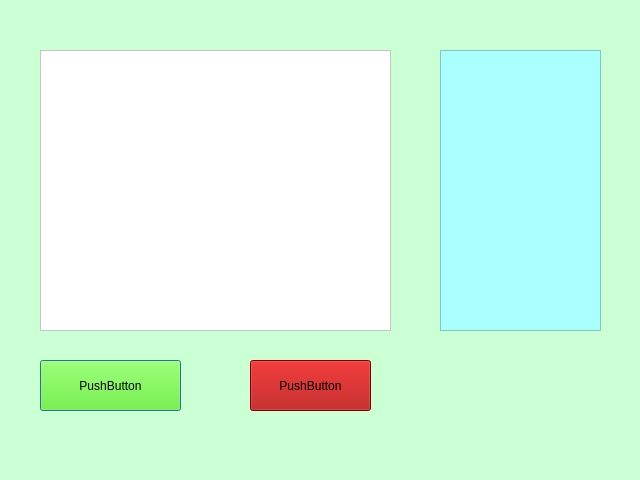
<?xml version="1.0" encoding="UTF-8"?>
<ui version="4.0">
 <class>attendance_module</class>
 <widget class="QDialog" name="attendance_module">
  <property name="geometry">
   <rect>
    <x>0</x>
    <y>0</y>
    <width>640</width>
    <height>480</height>
   </rect>
  </property>
  <property name="windowTitle">
   <string>Attendance</string>
  </property>
  <property name="styleSheet">
   <string notr="true">background-color: rgb(203, 255, 212);</string>
  </property>
  <widget class="QFrame" name="frame">
   <property name="geometry">
    <rect>
     <x>40</x>
     <y>50</y>
     <width>351</width>
     <height>281</height>
    </rect>
   </property>
   <property name="styleSheet">
    <string notr="true">background-color: rgb(255, 255, 255);</string>
   </property>
   <property name="frameShape">
    <enum>QFrame::StyledPanel</enum>
   </property>
   <property name="frameShadow">
    <enum>QFrame::Raised</enum>
   </property>
  </widget>
  <widget class="QPushButton" name="pushButton">
   <property name="geometry">
    <rect>
     <x>40</x>
     <y>360</y>
     <width>141</width>
     <height>51</height>
    </rect>
   </property>
   <property name="styleSheet">
    <string notr="true">background-color: rgb(85, 255, 0);</string>
   </property>
   <property name="text">
    <string>PushButton</string>
   </property>
  </widget>
  <widget class="QPushButton" name="pushButton_2">
   <property name="geometry">
    <rect>
     <x>250</x>
     <y>360</y>
     <width>121</width>
     <height>51</height>
    </rect>
   </property>
   <property name="styleSheet">
    <string notr="true">background-color: rgb(170, 0, 0);</string>
   </property>
   <property name="text">
    <string>PushButton</string>
   </property>
  </widget>
  <widget class="QFrame" name="frame_2">
   <property name="geometry">
    <rect>
     <x>440</x>
     <y>50</y>
     <width>161</width>
     <height>281</height>
    </rect>
   </property>
   <property name="styleSheet">
    <string notr="true">background-color: rgb(170, 255, 255);</string>
   </property>
   <property name="frameShape">
    <enum>QFrame::StyledPanel</enum>
   </property>
   <property name="frameShadow">
    <enum>QFrame::Raised</enum>
   </property>
  </widget>
 </widget>
 <resources/>
 <connections/>
</ui>
